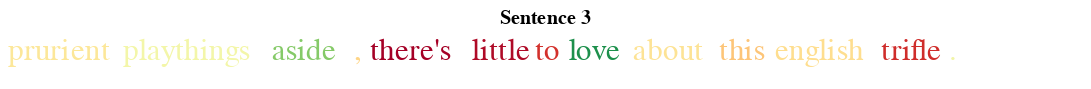

This figure's notebook cell:
### Code cell
i = 3
text_plot(tokens=tokenizer.convert_ids_to_tokens(batch_ids[i].numpy()),
          non_zero_mask=batch_ids[i].numpy()!=0,
          attributions=attributions[i]).properties(title='Sentence {}'.format(i))

### Figure 1 — Vega-Lite specification as saved in the notebook (floating-point values rounded to 4 significant figures)
{"config": {"view": {"continuousWidth": 400, "continuousHeight": 300, "opacity": 0.0}}, "data": {"name": "data-fc1e66f314954a258b48c7fa0d772293"}, "mark": {"type": "text", "align": "left", "color": "black", "font": "arial", "size": 20}, "encoding": {"color": {"type": "quantitative", "field": "Attributions", "legend": null, "scale": {"domain": [-0.6571, 0.6571], "scheme": "redyellowgreen"}, "sort": "ascending"}, "text": {"type": "nominal", "field": "Token"}, "x": {"type": "quantitative", "axis": null, "field": "x", "sort": null}, "y": {"value": 0}}, "title": "Sentence 3", "width": 684.9, "$schema": "https://vega.github.io/schema/vega-lite/v4.0.0.json", "datasets": {"data-fc1e66f314954a258b48c7fa0d772293": [{"Token": "prurient", "Attributions": -0.08266, "x": 0.0, "size": 0.08266}, {"Token": "playthings", "Attributions": 0.0216, "x": 3.744, "size": 0.0216}, {"Token": "aside", "Attributions": 0.3269, "x": 8.58, "size": 0.3269}, {"Token": ",", "Attributions": -0.1516, "x": 11.24, "size": 0.1516}, {"Token": "there's", "Attributions": -0.6571, "x": 11.77, "size": 0.6571}, {"Token": "little", "Attributions": -0.6297, "x": 15.09, "size": 0.6297}, {"Token": "to", "Attributions": -0.5294, "x": 17.15, "size": 0.5294}, {"Token": "love", "Attributions": 0.5437, "x": 18.24, "size": 0.5437}, {"Token": "about", "Attributions": -0.0987, "x": 20.33, "size": 0.0987}, {"Token": "this", "Attributions": -0.1971, "x": 23.14, "size": 0.1971}, {"Token": "english", "Attributions": -0.1248, "x": 24.96, "size": 0.1248}, {"Token": "trifle", "Attributions": -0.5385, "x": 28.42, "size": 0.5385}, {"Token": ".", "Attributions": 0.02958, "x": 30.61, "size": 0.02958}]}}
